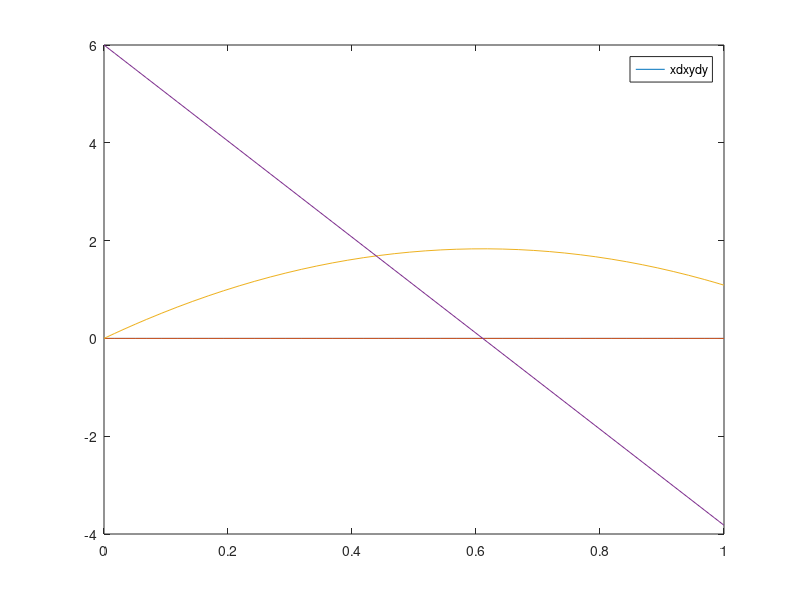

Recreate this plot in MATLAB.
clearvars;

% program to simulate the twisted throw with air resistance

%%% Parameters
drag = 0.11; % kg/m
mass = 550; % kg
grav = 9.82; % m/s^2
time = 1; % seconds

%%% initial levels
speed_initial = 6; % m/s
angle_initial = 90; % degrees

%%% Functions of t and x
dx1_dt = @(t,x) x(2);
dx2_dt = @(t,x) -(drag/mass)*sqrt(x(2)^2+x(4)^2)*x(2);
dx3_dt = @(t,x) x(4);
dx4_dt = @(t,x) -grav-(drag/mass)*sqrt(x(2)^2+x(4)^2)*x(4);

%%% Combined to one function
df_dt = @(t,x) [dx1_dt(t,x);
    dx2_dt(t,x);
    dx3_dt(t,x);
    dx4_dt(t,x)];

[t,y] = ode45(df_dt, [0 time], [0, speed_initial*cos(deg2rad(angle_initial)), 0, speed_initial*sin(deg2rad(angle_initial))]);

y_chosen = y(:,[1 3]);
%%% plotting functions
figure(1)
plot(t, y);
legend(["x", "dx", "y", "dy"]);
%legend(["x","y"]);
